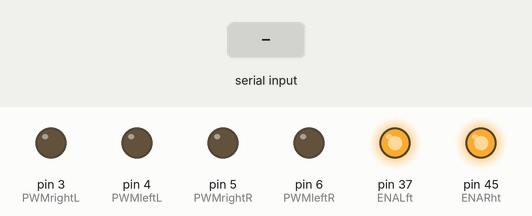
Simulated run of this sketch. Board: Arduino Mega 2560, built with avr-gcc and run on an emulated ATmega2560. Shown: output pins drawn as LEDs (lit = HIGH). Inputs (shaded band) come from the test bench.

Above: at 1.2 s.
1.3 s: "A" received over Serial
At 2.3 s:
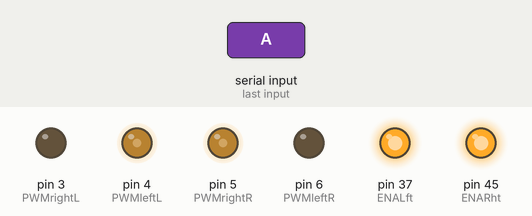
2.8 s: "C" received over Serial
At 3.4 s:
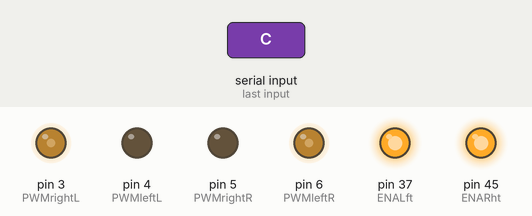
4.3 s: "F" received over Serial
At 4.6 s:
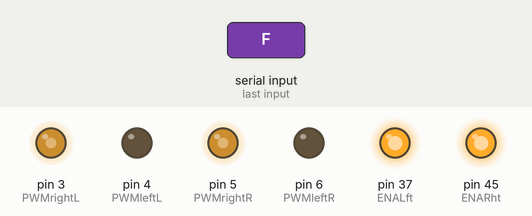
5.8 s: "D" received over Serial
At 6.9 s:
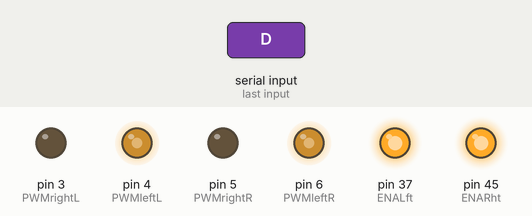
Timing chart, 0 to 8.3 s (numbered marks = the images above; inputs shaded):
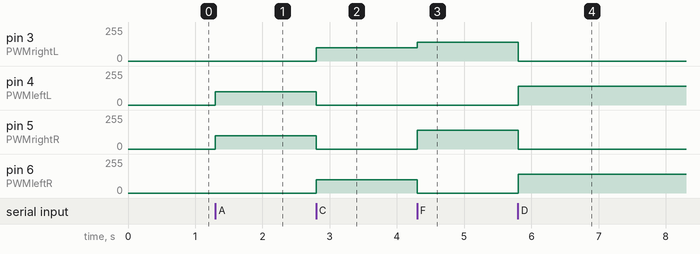

Measured:
- after the input at 1.3 s, pin 4 (PWMleftL), pin 5 (PWMrightR): 0/255 → 100/255 at once
- after the input at 2.8 s, pin 3 (PWMrightL), pin 6 (PWMleftR): 0/255 → 100/255 at once; pin 4 (PWMleftL), pin 5 (PWMrightR): 100/255 → 0/255 at once
- after the input at 4.3 s, pin 3 (PWMrightL): 100/255 → 140/255 at once; pin 5 (PWMrightR): 0/255 → 140/255 at once; pin 6 (PWMleftR): 100/255 → 0/255 at once
- after the input at 5.8 s, pin 3 (PWMrightL), pin 5 (PWMrightR): 140/255 → 0/255 at once; pin 4 (PWMleftL), pin 6 (PWMleftR): 0/255 → 140/255 at once

The sketch:

CarBase.ino
```cpp
//
//Declare pins fir the IBT drivers

int ENALft = 37;
int ENARht = 45;

int PWMleftL = 4;
int PWMrightL = 3;

int PWMleftR = 6;
int PWMrightR = 5;


void setup() {
  // Start serial communication with the OAK-D true PyCharm
Serial.begin(9600);
 // Pin modes for the arduino
pinesOUT();
}

void loop() {
//if serial is available and greater than 0
if(Serial.available() > 0){
  char option = Serial.read(); // define option as a character read in serial monitor
  switch(option){  //switch from the characters send b the OAK-D Camera
case 'A':
Left();
break;

case 'B':
Stop();
break;

case 'C':
Right();
break;

case 'F':
Backwards();
break;

case 'D':
Forward();
break;

case 'W':
Stop();
break;

default:
Stop();
break;
  }
 }
}

void pinesOUT(){
  pinMode(ENALft, OUTPUT);
  pinMode(ENARht, OUTPUT);

  pinMode(PWMleftL, OUTPUT);
  pinMode(PWMrightL, OUTPUT);

  pinMode(PWMleftR, OUTPUT);
  pinMode(PWMrightR, OUTPUT);

digitalWrite(ENALft, HIGH);
digitalWrite(ENARht, HIGH);

}

void Forward(){
  analogWrite(PWMleftL, 140);
  analogWrite(PWMrightL, 0);

  analogWrite(PWMleftR, 140);
  analogWrite(PWMrightR, 0);
}

void Backwards(){
   analogWrite(PWMleftL, 0);
  analogWrite(PWMrightL, 140);

  analogWrite(PWMleftR, 0);
  analogWrite(PWMrightR, 140);
}

void Left(){
  analogWrite(PWMleftL, 100);
  analogWrite(PWMrightL, 00);

  analogWrite(PWMleftR, 00);
  analogWrite(PWMrightR, 100);
}

void Right(){
   analogWrite(PWMleftL, 00);
  analogWrite(PWMrightL, 100);

  analogWrite(PWMleftR, 100);
  analogWrite(PWMrightR, 00);
}

void Stop(){
  analogWrite(PWMleftL, 0);
  analogWrite(PWMrightL, 0);

  analogWrite(PWMleftR, 0);
  analogWrite(PWMrightR, 0);
}
```
